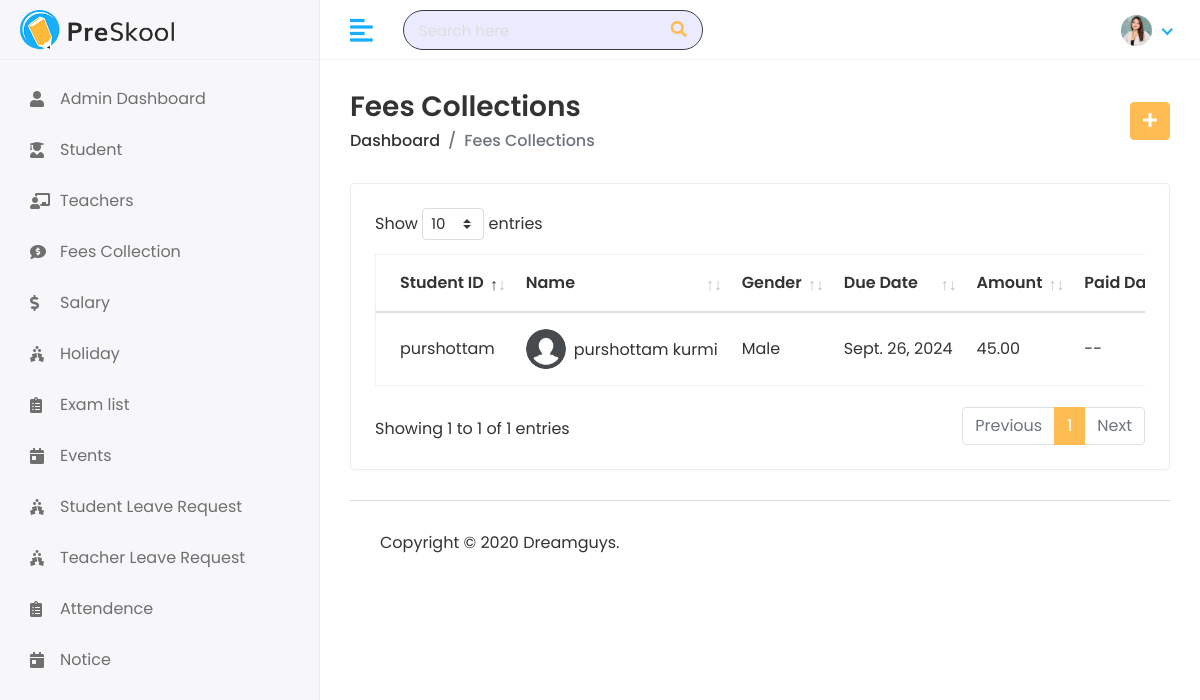
Screenshot of /admin-app/fees/ (signed in) with the database file from the repository.
### custom_admin/models.py (models this page shows, shortened)
class Fees(BaseModel):
    STATUS_CHOICES = [
        ('Paid', 'Paid'),
        ('Pending', 'Pending'),
    ]
    student = models.ForeignKey(Student, on_delete=models.CASCADE)
    amount = models.DecimalField(max_digits=10, decimal_places=2)
    due_date = models.DateField()
    paid_date = models.DateField(null=True, blank=True)
    status = models.CharField(max_length=10, choices=STATUS_CHOICES)

### student/models.py (models this page shows, shortened)
class Student(BaseModel):
    user = models.ForeignKey(CustomUser, on_delete=models.CASCADE)
    roll_no = models.PositiveIntegerField(blank=True, null=True)  # Automatically assigned
    joining_date = models.DateField(default=timezone.now)
    standard = models.ForeignKey(Standard, on_delete=models.CASCADE)

### accounts/models.py (models this page shows, shortened)
class CustomUser(AbstractUser):
    Teacher = "Teacher"
    Student = "Student"
    Admin = "Admin"
    USER_TYPE = ((Admin, "Admin"), (Teacher, "Teacher"), (Student, "Student"))
    GENDER = [("Male", "Male"), ("Female", "Female")]
    username = None
    Login_id = models.CharField(max_length=20, unique=True)
    user_type = models.CharField(choices=USER_TYPE, max_length=15,default=Admin)
    dob = models.DateField(null=True, blank=True)
    gender = models.CharField(max_length=10, choices=GENDER)
    phone_number = models.CharField(max_length=11)
    address = models.TextField()
    profile_image = models.ImageField(upload_to='profile/',default="default.png")
    USERNAME_FIELD = "Login_id"
    REQUIRED_FIELDS = []
    objects = CustomUserManager()

### custom_admin/views.py (the view)
# urls.py: path('fees/',FeesList.as_view(), name='feeslist'),
class FeesList(LoginRequiredMixin,ListView):
    model = Fees
    template_name = 'Admin/admin-fees.html'
    context_object_name = 'fees'

### templates/Admin/admin-fees.html (shortened to what this page needs)
{% extends "Admin/admin-base.html" %}
{% load static %}
{% block content %}
            <div class="page-wrapper">
                <div class="content container-fluid">
                <div class="page-header">
                    <div class="row align-items-center">
                        <div class="col">
                            <h3 class="page-title">Fees Collections</h3>
                            <ul class="breadcrumb">
                            <li class="breadcrumb-item"><a href="{% url 'Admin:admindashboard' %}">Dashboard</a></li>
                            <li class="breadcrumb-item active">Fees Collections</li>
                            </ul>
                        </div>
                        <div class="col-auto text-right float-right ml-auto">
                            <a href="{% url 'Admin:addfees' %}" class="btn btn-primary"><i class="fas fa-plus"></i></a>
                        </div>
                    </div>
                </div>
                <div class="row">
                    <div class="col-sm-12">
                        <div class="card card-table">
                            <div class="card-body">
                                <div class="table-responsive">
                                    <table class="table table-hover table-center mb-0 datatable">
                                        <thead>
                                            <tr>
                                            <th>Student ID</th>
                                            <th>Name</th>
                                            <th>Gender</th>
                                            <th>Due Date</th>
                                            <th>Amount</th>
                                            <th>Paid Date</th>
                                            </tr>
                                        </thead>
                                        <tbody>
                                            {% for fees in fees %}
                                                <tr>
                                                    <td>{{fees.student.user.Login_id}}</td>
                                                    <td>
                                                        <h2 class="table-avatar">
                                                            <a class="avatar avatar-sm mr-2"><img class="avatar-img rounded-circle" src="{{fees.student.user.profile_image.url}}" alt="User Image"></a>
                                                            <a>{{fees.student.user.first_name}}&nbsp;{{fees.student.user.last_name}}</a>
                                                        </h2>
                                                    </td>
                                                    <td>{{fees.student.user.gender}}</td>
                                                    <td>{{fees.due_date}}</td>
                                                    <td>{{fees.amount}}</td>
                                                    {% if fees.paid_date == None %}
                                                        <td>--</td>
                                                    {% else %}
                                                        <td>{{fees.paid_date}}</td>
                                                    {% endif %}
                                                </tr>
                                            {% endfor %}
                                        </tbody>
                                    </table>
                                </div>
                            </div>
                        </div>
                    </div>
                </div>
{% endblock %}

### static/assets/css/style.css (style rules this page uses)
html { height: 100%; }
body { background-color: #fff; color: #333; font-family: 'Poppins', sans-serif; font-size: 1rem; height: 100%; line-height: 1.5; overflow-x: hidden; }
h1, h2, h3, h4, h5, h6 { font-family: 'Poppins', sans-serif; margin-top: 0; }
a { color: #009ce7; }
input, button, a { transition: all 0.4s ease; -moz-transition: all 0.4s ease; -o-transition: all 0.4s ease; -ms-transition: all 0.4s ease; -webkit-transition: all 0.4s ease; }
ul, ol { padding: 0px; list-style: none; }
.table { color: #333; max-width: 100%; margin-bottom: 0; width: 100%; }
.table.dataTable { border-collapse: collapse !important; border: 1px solid rgba(0, 0, 0, 0.05); }
table.table td h2 { display: inline-block; font-size: inherit; font-weight: 400; margin: 0; padding: 0; vertical-align: middle; }
table.table td h2.table-avatar { align-items: center; display: inline-flex; font-size: inherit; font-weight: 400; margin: 0; padding: 0; vertical-align: middle; white-space: nowrap; }
table.table td h2 a { color: #333; }
.table thead tr th { font-weight: 600; }
.table tbody tr { border-bottom: 1px solid rgba(0, 0, 0, 0.05); }
.table.table-center td, .table.table-center th { vertical-align: middle; }
.card-table .card-body .table > thead > tr > th { border-top: 0; }
.card-table .card-body .table tr td:first-child, .card-table .card-body .table tr th:first-child { padding-left: 1.5rem; }
.card-table .table td, .card-table .table th { border-top: 1px solid #e2e5e8; padding: 1rem 0.75rem; white-space: nowrap; }
.btn-primary { background-color: #FFBC53; border: 1px solid #FFBC53; }
.card { border: 1px solid #ececf5; box-shadow: 0 1px 3px 0 rgba(0, 0, 0, 0.03); margin-bottom: 1.875rem; }
.card-body { padding: 1.5rem; }
.avatar { position: relative; display: inline-block; width: 3rem; height: 3rem }
.avatar > img { width: 100%; height: 100%; -o-object-fit: cover; object-fit: cover; }
.avatar-sm { width: 2.5rem; height: 2.5rem; }
.page-wrapper { margin-left: 320px; padding-top: 60px; position: relative; transition: all 0.4s ease; }
.page-wrapper > .content { padding: 1.875rem 1.875rem 0; }
.page-header { margin-bottom: 1.875rem; }
.page-header .breadcrumb { background-color: transparent; color: #6c757d; font-size: 1rem; font-weight: 500; margin-bottom: 0; padding: 0; }
.page-header .breadcrumb a { color: #333; }
.page-title { font-size: 28px; font-weight: 600; color: #333; margin-bottom: 5px; }

### rows the page displays
Fees: student.user.Login_id "purshottam", student.user.profile_image (placeholder picture), student.user.first_name "purshottam", student.user.last_name "kurmi", student.user.gender "Male", due_date "Sept. 26, 2024", amount "45.00"
